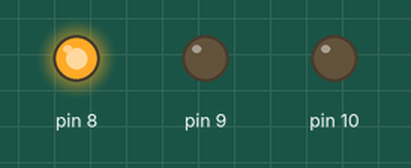
A sketch run on a simulated Arduino Uno, built with avr-gcc and run on an emulated ATmega328P. Parts: output pins drawn as LEDs (lit = HIGH).

Above: at 1.5 s.
At 3.5 s:
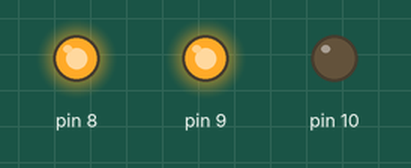
At 5.5 s:
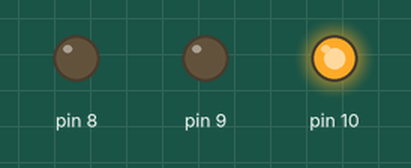
At 8.2 s:
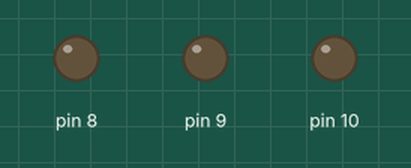
At 11.0 s:
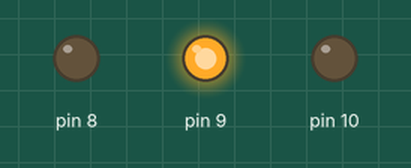
Timing chart, 0 to 15.0 s (numbered marks = the images above):
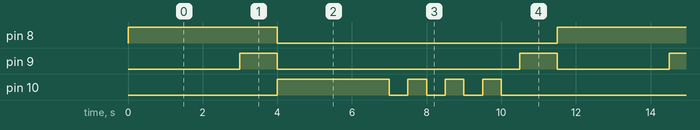

Measured:
- by itself, pin 8: alternates HIGH for 4.0 s and LOW for 7.5 s
- by itself, pin 9: repeats every 11.5 s: LOW 6.5 s, HIGH 1.0 s, LOW 3.0 s, HIGH 1.0 s
- by itself, pin 10: repeats every 11.5 s: 3 × (LOW 0.50 s, HIGH 0.50 s), LOW 5.5 s, HIGH 3.0 s

The sketch:

traffic_controller.ino
```cpp
void setup(){

  pinMode(8, OUTPUT);
  pinMode(9, OUTPUT);
  pinMode(10, OUTPUT);

}

void loop(){

  digitalWrite(8, HIGH);
  delay(3000);
   digitalWrite(9, HIGH);
  delay(1000);
 digitalWrite(8, LOW);
 digitalWrite(9, LOW);

 digitalWrite(10, HIGH);
 delay(3000);
 digitalWrite(10, LOW);
 delay(500);
 digitalWrite(10, HIGH);
 delay(500);
 digitalWrite(10, LOW);
 delay(500);
 digitalWrite(10, HIGH);
 delay(500);
 digitalWrite(10, LOW);
 delay(500);
 digitalWrite(10, HIGH);
 delay(500);
 digitalWrite(10, LOW);
 delay(500);
 digitalWrite(9, HIGH);
 delay(1000);
 digitalWrite(9, LOW);
}
```
